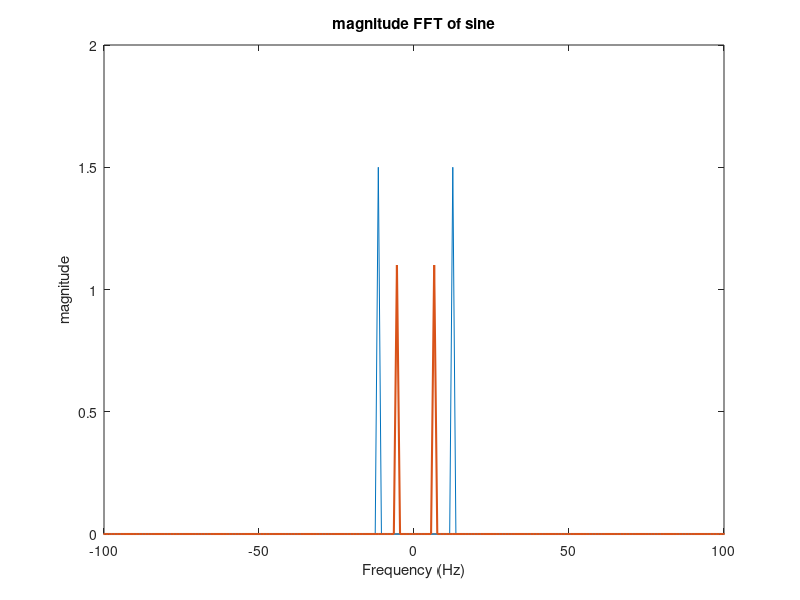

This figure's MATLAB source:
% 19-40158-1 DEBORAJ ROY

fs = 1000; 
t = 0:1/fs:1-1/fs; 
f1 = 12; 
f2 = 6; 
A1 = 1.5;
A2 = 1.1;
x1 = A1*sin(2*pi*f1*t);
x2 = A2*sin(2*pi*f2*t); 
plot(t,x1,'k--o','LineWidth',1.5)
hold on
plot(t,x2,'b-*','LineWidth',2)
hold off
xlabel('time in seconds')
ylabel('Amplitude in volts')
title('Signals of different Frequencies')



fx1 = fft(x1);
fx2 = fft(x2);
fx1 = fftshift(fx1)/(fs/2);
fx2 = fftshift(fx2)/(fs/2);
f = fs/2*linspace(-1,1,fs);

plot(f, abs(fx1), f, abs(fx2),'LineWidth',1.5);
title('magnitude FFT of sine');
axis([-100 100 0 2])
xlabel('Frequency (Hz)');
ylabel('magnitude');